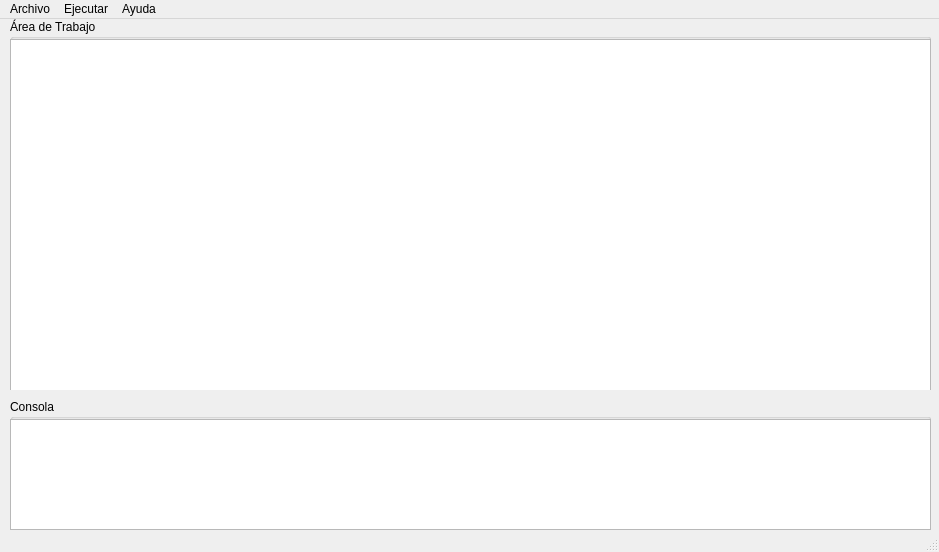
<?xml version="1.0" encoding="UTF-8"?>
<ui version="4.0">
 <class>Ventana_principal</class>
 <widget class="QMainWindow" name="Ventana_principal">
  <property name="geometry">
   <rect>
    <x>0</x>
    <y>0</y>
    <width>939</width>
    <height>552</height>
   </rect>
  </property>
  <property name="windowTitle">
   <string>Proyecto2</string>
  </property>
  <widget class="QWidget" name="centralWidget">
   <widget class="QGroupBox" name="gB1">
    <property name="geometry">
     <rect>
      <x>10</x>
      <y>0</y>
      <width>921</width>
      <height>371</height>
     </rect>
    </property>
    <property name="title">
     <string>Área de Trabajo</string>
    </property>
    <widget class="QPlainTextEdit" name="pTEentrada">
     <property name="geometry">
      <rect>
       <x>0</x>
       <y>20</y>
       <width>921</width>
       <height>361</height>
      </rect>
     </property>
    </widget>
   </widget>
   <widget class="QGroupBox" name="gB2">
    <property name="geometry">
     <rect>
      <x>10</x>
      <y>380</y>
      <width>921</width>
      <height>131</height>
     </rect>
    </property>
    <property name="title">
     <string>Consola</string>
    </property>
    <widget class="QPlainTextEdit" name="pTEconsola">
     <property name="geometry">
      <rect>
       <x>0</x>
       <y>20</y>
       <width>921</width>
       <height>111</height>
      </rect>
     </property>
     <property name="readOnly">
      <bool>true</bool>
     </property>
    </widget>
   </widget>
  </widget>
  <widget class="QMenuBar" name="menuBar">
   <property name="geometry">
    <rect>
     <x>0</x>
     <y>0</y>
     <width>939</width>
     <height>20</height>
    </rect>
   </property>
   <widget class="QMenu" name="menuArchivo">
    <property name="title">
     <string>Archivo</string>
    </property>
    <addaction name="actionAbrir"/>
    <addaction name="actionNuevo"/>
    <addaction name="actionGuardar"/>
    <addaction name="actionGuardar_Como"/>
    <addaction name="actionSalir"/>
   </widget>
   <widget class="QMenu" name="menuEjecutar">
    <property name="title">
     <string>Ejecutar</string>
    </property>
    <addaction name="actionCompilar"/>
    <addaction name="actionEjecutar"/>
    <addaction name="actionErrores"/>
    <addaction name="actionTabla_de_S_mbolos"/>
   </widget>
   <widget class="QMenu" name="menuAyuda">
    <property name="title">
     <string>Ayuda</string>
    </property>
    <addaction name="actionAyuda"/>
    <addaction name="actionManual_Tecnico"/>
    <addaction name="actionAyuda_2"/>
   </widget>
   <addaction name="menuArchivo"/>
   <addaction name="menuEjecutar"/>
   <addaction name="menuAyuda"/>
  </widget>
  <widget class="QStatusBar" name="statusBar"/>
  <action name="actionAbrir">
   <property name="text">
    <string>Abrir</string>
   </property>
  </action>
  <action name="actionNuevo">
   <property name="text">
    <string>Nuevo</string>
   </property>
  </action>
  <action name="actionGuardar">
   <property name="text">
    <string>Guardar</string>
   </property>
  </action>
  <action name="actionGuardar_Como">
   <property name="text">
    <string>Guardar Como</string>
   </property>
  </action>
  <action name="actionSalir">
   <property name="text">
    <string>Salir</string>
   </property>
  </action>
  <action name="actionCompilar">
   <property name="text">
    <string>Compilar</string>
   </property>
  </action>
  <action name="actionEjecutar">
   <property name="text">
    <string>Exportar</string>
   </property>
  </action>
  <action name="actionErrores">
   <property name="text">
    <string>Errores</string>
   </property>
  </action>
  <action name="actionTabla_de_S_mbolos">
   <property name="text">
    <string>Tabla de Símbolos</string>
   </property>
  </action>
  <action name="actionAyuda">
   <property name="text">
    <string>Manual de Usuario</string>
   </property>
  </action>
  <action name="actionManual_Tecnico">
   <property name="text">
    <string>Manual Técnico</string>
   </property>
  </action>
  <action name="actionAyuda_2">
   <property name="text">
    <string>Temas de Ayuda</string>
   </property>
  </action>
 </widget>
 <layoutdefault spacing="6" margin="11"/>
 <resources/>
 <connections/>
</ui>
